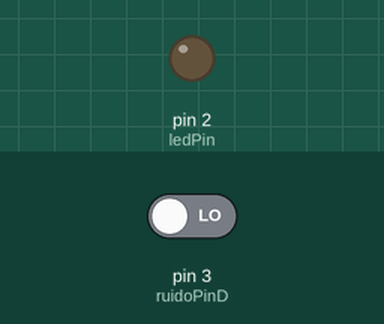
A sketch run on a simulated Arduino Uno, built with avr-gcc and run on an emulated ATmega328P. Shown: output pins drawn as LEDs (lit = HIGH). The test bench sets the inputs (shaded band); at power-on: pin 3 (ruidoPinD) LOW.

Above: at 1.2 s.
1.3 s: pin 3 (ruidoPinD) driven HIGH
At 3.8 s:
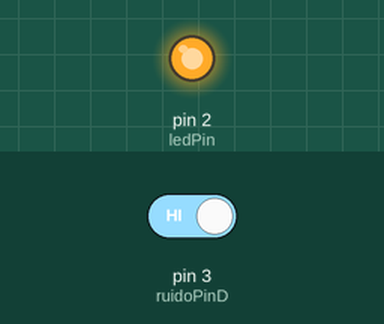
4.3 s: pin 3 (ruidoPinD) driven LOW
At 5.4 s:
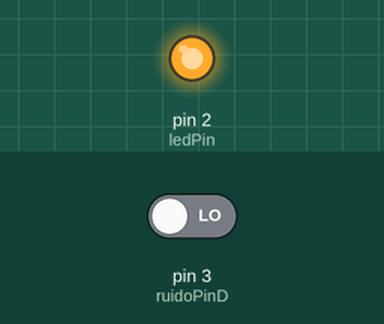
Timing chart, 0 to 7.3 s (numbered marks = the images above; inputs shaded):
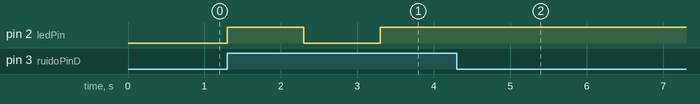

The sketch:

medidor_ruido.ino
```cpp
int  ruidoPinA=A0;
int  ruidoPinD=3;
int  ruidoValD;
int  ledPin=2;
bool ledEstado;

void setup() {
  // put your setup code here, to run once:
  Serial.begin(9600);
  pinMode(ruidoPinA, INPUT);
  pinMode(ruidoPinD, INPUT);
  pinMode(ledPin, OUTPUT);
}

void loop() {
  // put your main code here, to run repeatedly:
  ruidoValD=digitalRead(ruidoPinD);
  if(ruidoValD == HIGH){
    ledEstado = digitalRead(ledPin);
    digitalWrite(ledPin, !ledEstado);
    delay(1000);
  }
}
```

Measured:
- after the input at 1.3 s, pin 2 (ledPin): LOW → HIGH at once, → LOW 1.0 s later, → HIGH 1.0 s later
- after the input at 4.3 s, pin 2 (ledPin): stops changing and stays HIGH
